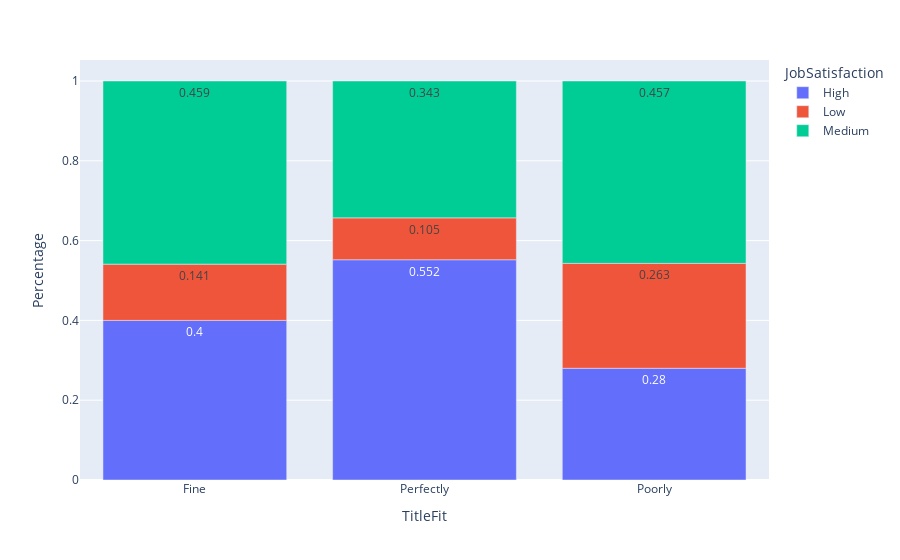
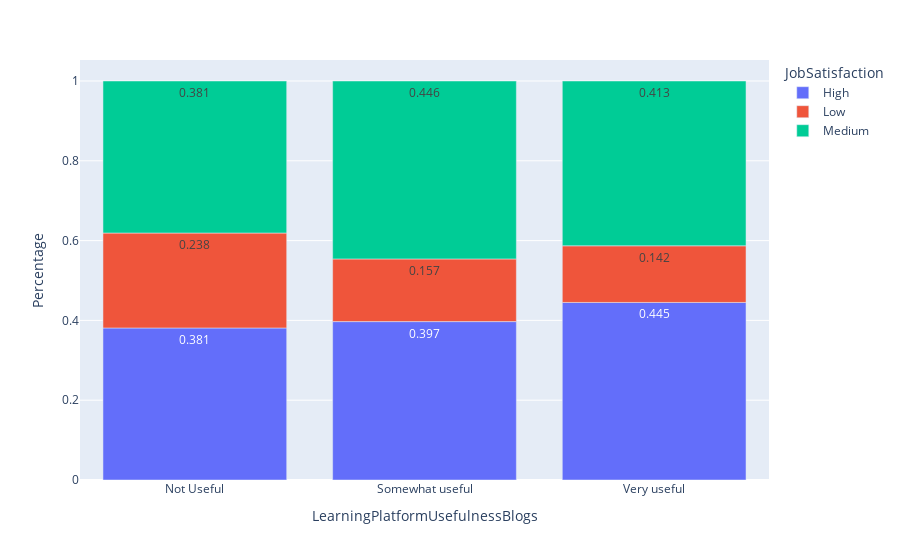
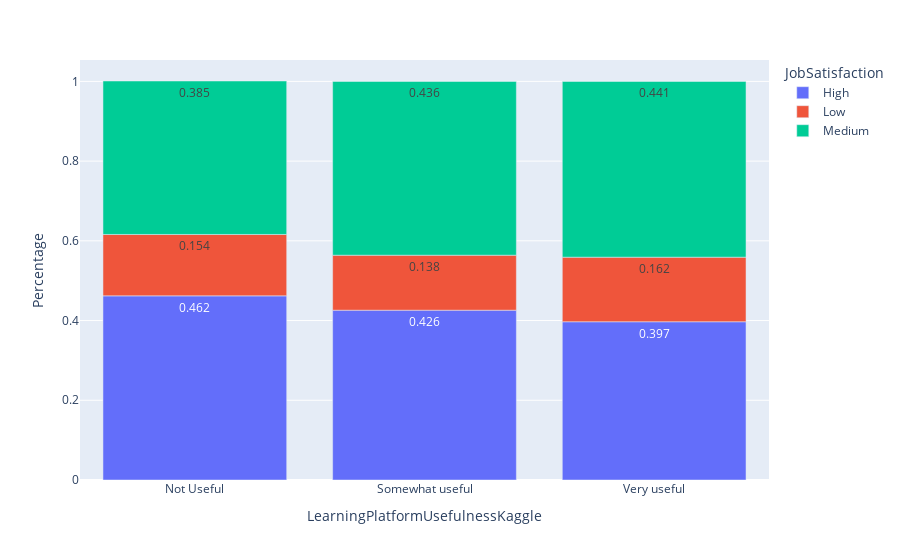
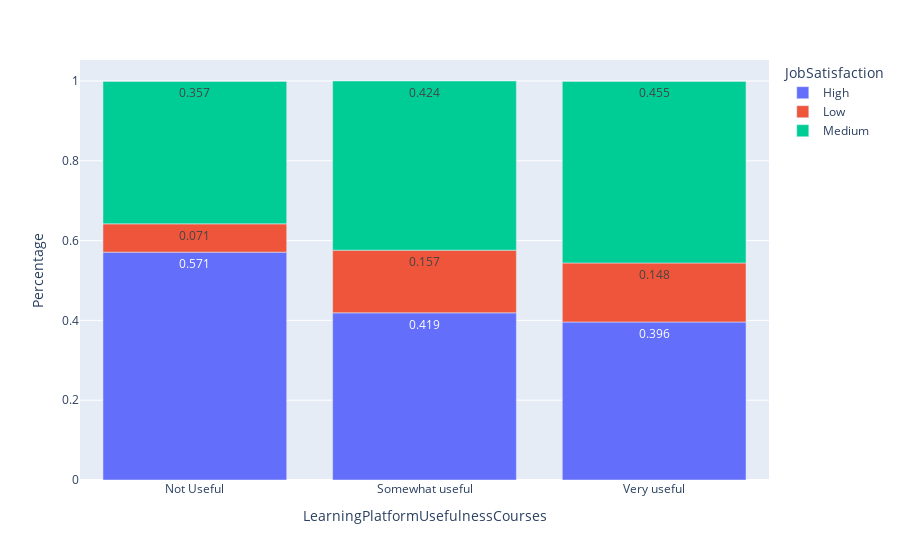

Here is the notebook cell these charts were saved with, in order:
### Code cell
for i in variables_list:
    t1 = df_original.groupby([df_original[i],'JobSatisfaction']).size()
    t2 = pd.DataFrame(round((t1 / t1.groupby(level=0).sum()),3).reset_index(name="Percentage"))
    fig = px.bar(t2, x=t2[i], y="Percentage", color="JobSatisfaction", text_auto=True)
    fig.show()

### Figure 1 — Plotly figure (JSON) as saved in the notebook; plotly's stock layout.template omitted (floating-point values rounded to 4 significant figures)
{"data": [{"alignmentgroup": "True", "hovertemplate": "JobSatisfaction=High<br>TitleFit=%{x}<br>Percentage=%{y}<extra></extra>", "legendgroup": "High", "marker": {"color": "#636efa", "pattern": {"shape": ""}}, "name": "High", "offsetgroup": "High", "orientation": "v", "showlegend": true, "textposition": "auto", "texttemplate": "%{y}", "type": "bar", "x": ["Fine", "Perfectly", "Poorly"], "xaxis": "x", "y": [0.4, 0.552, 0.28], "yaxis": "y"}, {"alignmentgroup": "True", "hovertemplate": "JobSatisfaction=Low<br>TitleFit=%{x}<br>Percentage=%{y}<extra></extra>", "legendgroup": "Low", "marker": {"color": "#EF553B", "pattern": {"shape": ""}}, "name": "Low", "offsetgroup": "Low", "orientation": "v", "showlegend": true, "textposition": "auto", "texttemplate": "%{y}", "type": "bar", "x": ["Fine", "Perfectly", "Poorly"], "xaxis": "x", "y": [0.141, 0.105, 0.263], "yaxis": "y"}, {"alignmentgroup": "True", "hovertemplate": "JobSatisfaction=Medium<br>TitleFit=%{x}<br>Percentage=%{y}<extra></extra>", "legendgroup": "Medium", "marker": {"color": "#00cc96", "pattern": {"shape": ""}}, "name": "Medium", "offsetgroup": "Medium", "orientation": "v", "showlegend": true, "textposition": "auto", "texttemplate": "%{y}", "type": "bar", "x": ["Fine", "Perfectly", "Poorly"], "xaxis": "x", "y": [0.459, 0.343, 0.457], "yaxis": "y"}], "layout": {"barmode": "relative", "legend": {"title": {"text": "JobSatisfaction"}, "tracegroupgap": 0}, "margin": {"t": 60}, "xaxis": {"anchor": "y", "domain": [0, 1], "title": {"text": "TitleFit"}}, "yaxis": {"anchor": "x", "domain": [0, 1], "title": {"text": "Percentage"}}}}

### Figure 2 — Plotly figure (JSON) as saved in the notebook; plotly's stock layout.template omitted (floating-point values rounded to 4 significant figures)
{"data": [{"alignmentgroup": "True", "hovertemplate": "JobSatisfaction=High<br>LearningPlatformUsefulnessBlogs=%{x}<br>Percentage=%{y}<extra></extra>", "legendgroup": "High", "marker": {"color": "#636efa", "pattern": {"shape": ""}}, "name": "High", "offsetgroup": "High", "orientation": "v", "showlegend": true, "textposition": "auto", "texttemplate": "%{y}", "type": "bar", "x": ["Not Useful", "Somewhat useful", "Very useful"], "xaxis": "x", "y": [0.381, 0.397, 0.445], "yaxis": "y"}, {"alignmentgroup": "True", "hovertemplate": "JobSatisfaction=Low<br>LearningPlatformUsefulnessBlogs=%{x}<br>Percentage=%{y}<extra></extra>", "legendgroup": "Low", "marker": {"color": "#EF553B", "pattern": {"shape": ""}}, "name": "Low", "offsetgroup": "Low", "orientation": "v", "showlegend": true, "textposition": "auto", "texttemplate": "%{y}", "type": "bar", "x": ["Not Useful", "Somewhat useful", "Very useful"], "xaxis": "x", "y": [0.238, 0.157, 0.142], "yaxis": "y"}, {"alignmentgroup": "True", "hovertemplate": "JobSatisfaction=Medium<br>LearningPlatformUsefulnessBlogs=%{x}<br>Percentage=%{y}<extra></extra>", "legendgroup": "Medium", "marker": {"color": "#00cc96", "pattern": {"shape": ""}}, "name": "Medium", "offsetgroup": "Medium", "orientation": "v", "showlegend": true, "textposition": "auto", "texttemplate": "%{y}", "type": "bar", "x": ["Not Useful", "Somewhat useful", "Very useful"], "xaxis": "x", "y": [0.381, 0.446, 0.413], "yaxis": "y"}], "layout": {"barmode": "relative", "legend": {"title": {"text": "JobSatisfaction"}, "tracegroupgap": 0}, "margin": {"t": 60}, "xaxis": {"anchor": "y", "domain": [0, 1], "title": {"text": "LearningPlatformUsefulnessBlogs"}}, "yaxis": {"anchor": "x", "domain": [0, 1], "title": {"text": "Percentage"}}}}

### Figure 3 — Plotly figure (JSON) as saved in the notebook; plotly's stock layout.template omitted (floating-point values rounded to 4 significant figures)
{"data": [{"alignmentgroup": "True", "hovertemplate": "JobSatisfaction=High<br>LearningPlatformUsefulnessKaggle=%{x}<br>Percentage=%{y}<extra></extra>", "legendgroup": "High", "marker": {"color": "#636efa", "pattern": {"shape": ""}}, "name": "High", "offsetgroup": "High", "orientation": "v", "showlegend": true, "textposition": "auto", "texttemplate": "%{y}", "type": "bar", "x": ["Not Useful", "Somewhat useful", "Very useful"], "xaxis": "x", "y": [0.462, 0.426, 0.397], "yaxis": "y"}, {"alignmentgroup": "True", "hovertemplate": "JobSatisfaction=Low<br>LearningPlatformUsefulnessKaggle=%{x}<br>Percentage=%{y}<extra></extra>", "legendgroup": "Low", "marker": {"color": "#EF553B", "pattern": {"shape": ""}}, "name": "Low", "offsetgroup": "Low", "orientation": "v", "showlegend": true, "textposition": "auto", "texttemplate": "%{y}", "type": "bar", "x": ["Not Useful", "Somewhat useful", "Very useful"], "xaxis": "x", "y": [0.154, 0.138, 0.162], "yaxis": "y"}, {"alignmentgroup": "True", "hovertemplate": "JobSatisfaction=Medium<br>LearningPlatformUsefulnessKaggle=%{x}<br>Percentage=%{y}<extra></extra>", "legendgroup": "Medium", "marker": {"color": "#00cc96", "pattern": {"shape": ""}}, "name": "Medium", "offsetgroup": "Medium", "orientation": "v", "showlegend": true, "textposition": "auto", "texttemplate": "%{y}", "type": "bar", "x": ["Not Useful", "Somewhat useful", "Very useful"], "xaxis": "x", "y": [0.385, 0.436, 0.441], "yaxis": "y"}], "layout": {"barmode": "relative", "legend": {"title": {"text": "JobSatisfaction"}, "tracegroupgap": 0}, "margin": {"t": 60}, "xaxis": {"anchor": "y", "domain": [0, 1], "title": {"text": "LearningPlatformUsefulnessKaggle"}}, "yaxis": {"anchor": "x", "domain": [0, 1], "title": {"text": "Percentage"}}}}

### Figure 4 — Plotly figure (JSON) as saved in the notebook; plotly's stock layout.template omitted (floating-point values rounded to 4 significant figures)
{"data": [{"alignmentgroup": "True", "hovertemplate": "JobSatisfaction=High<br>LearningPlatformUsefulnessCourses=%{x}<br>Percentage=%{y}<extra></extra>", "legendgroup": "High", "marker": {"color": "#636efa", "pattern": {"shape": ""}}, "name": "High", "offsetgroup": "High", "orientation": "v", "showlegend": true, "textposition": "auto", "texttemplate": "%{y}", "type": "bar", "x": ["Not Useful", "Somewhat useful", "Very useful"], "xaxis": "x", "y": [0.571, 0.419, 0.396], "yaxis": "y"}, {"alignmentgroup": "True", "hovertemplate": "JobSatisfaction=Low<br>LearningPlatformUsefulnessCourses=%{x}<br>Percentage=%{y}<extra></extra>", "legendgroup": "Low", "marker": {"color": "#EF553B", "pattern": {"shape": ""}}, "name": "Low", "offsetgroup": "Low", "orientation": "v", "showlegend": true, "textposition": "auto", "texttemplate": "%{y}", "type": "bar", "x": ["Not Useful", "Somewhat useful", "Very useful"], "xaxis": "x", "y": [0.071, 0.157, 0.148], "yaxis": "y"}, {"alignmentgroup": "True", "hovertemplate": "JobSatisfaction=Medium<br>LearningPlatformUsefulnessCourses=%{x}<br>Percentage=%{y}<extra></extra>", "legendgroup": "Medium", "marker": {"color": "#00cc96", "pattern": {"shape": ""}}, "name": "Medium", "offsetgroup": "Medium", "orientation": "v", "showlegend": true, "textposition": "auto", "texttemplate": "%{y}", "type": "bar", "x": ["Not Useful", "Somewhat useful", "Very useful"], "xaxis": "x", "y": [0.357, 0.424, 0.455], "yaxis": "y"}], "layout": {"barmode": "relative", "legend": {"title": {"text": "JobSatisfaction"}, "tracegroupgap": 0}, "margin": {"t": 60}, "xaxis": {"anchor": "y", "domain": [0, 1], "title": {"text": "LearningPlatformUsefulnessCourses"}}, "yaxis": {"anchor": "x", "domain": [0, 1], "title": {"text": "Percentage"}}}}
